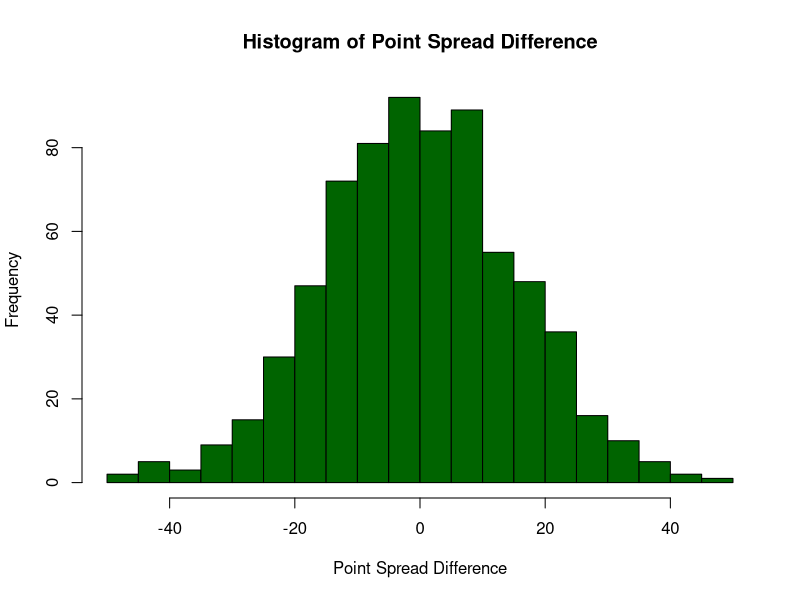
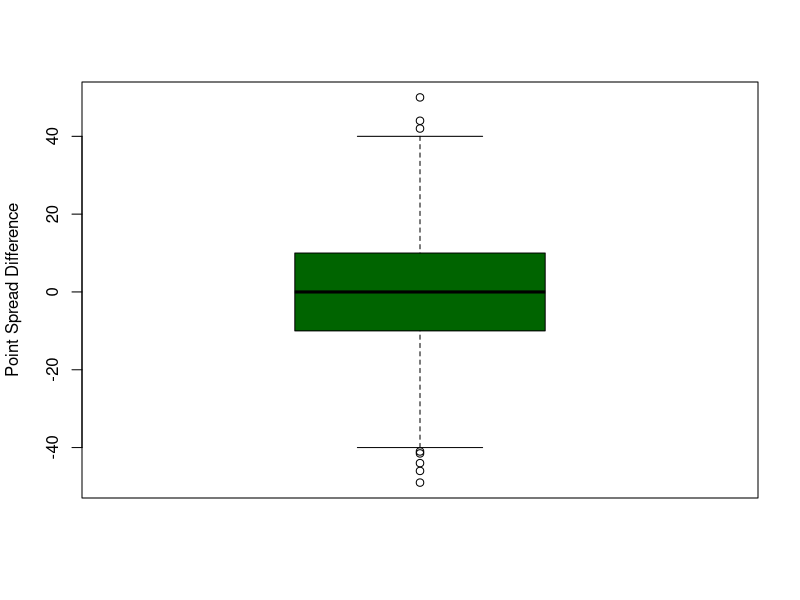
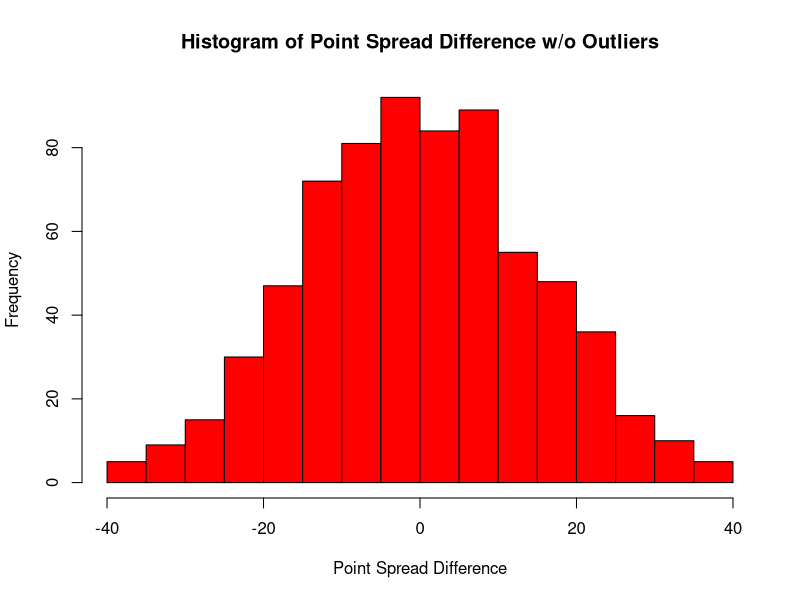
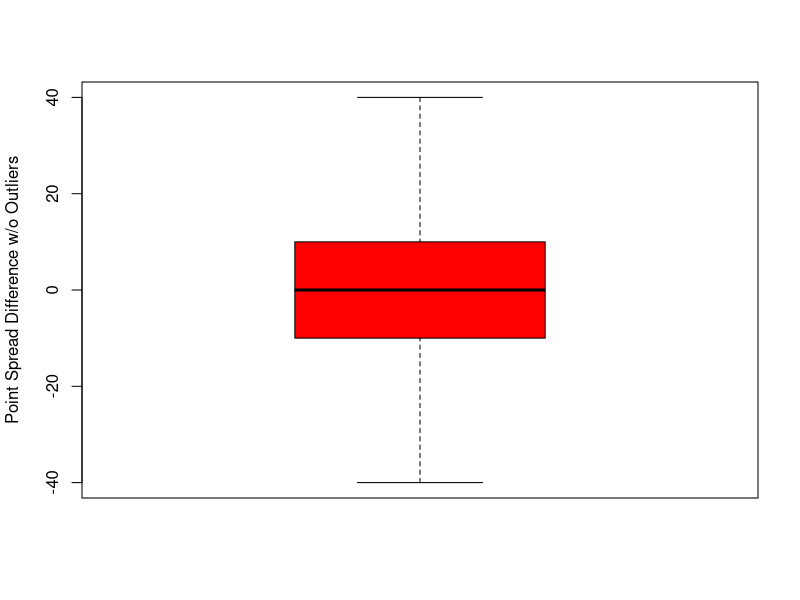
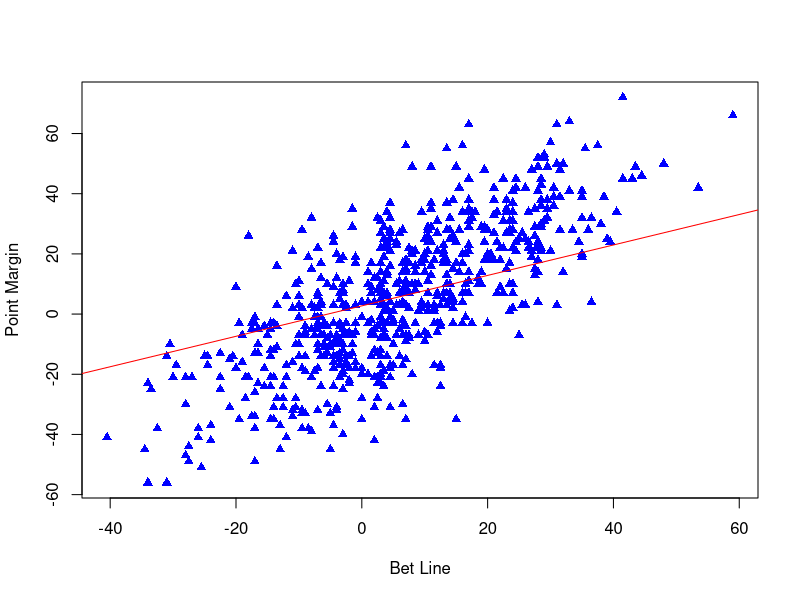

Recreate these plots in R, in order.
Data <- read.csv('cfb2013lines.csv', header = TRUE)
Data <- as.data.frame(Data)
names(Data) <- c('Date', 'Visitor', 'VisitorScore', 'HomeTeam', 
                'HomeScore', 'PointSpread', 'WinMargin', 'PointMargin', 'PointSpreadDiff', 'VisitorWin')
head(Data)
tail(Data)

hist(Data$PointSpreadDiff, breaks = 25, xlab = "Point Spread Difference", ylab = "Frequency", col = "dark green", main = "Histogram of Point Spread Difference")
summary(Data$PointSpreadDiff)
mean(Data$PointSpreadDiff)
sd(Data$PointSpreadDiff)
error <- ((sd(Data$PointSpreadDiff)/sqrt(702))*1.96)
leftCI <- mean(Data$PointSpreadDiff)-error
rightCI <- mean(Data$PointSpreadDiff)+error
leftCI
rightCI

boxplot(Data$PointSpreadDiff, ylab = "Point Spread Difference", col = "dark green")

Data2 <- read.csv('cfb2013linesw-oOutliers.csv', header = TRUE)
Data2 <- as.data.frame(Data2)
names(Data2) <- c('Date', 'Visitor', 'VisitorScore', 'HomeTeam', 
                  'HomeScore', 'PointSpread', 'WinMargin', 'PointMargin', 'PointSpreadDiff', 'VisitorWin')
head(Data2)

hist(Data2$PointSpreadDiff, breaks = 25, xlab = "Point Spread Difference", ylab = "Frequency", col = "red", main = "Histogram of Point Spread Difference w/o Outliers")
summary(Data2$PointSpreadDiff)
mean(Data2$PointSpreadDiff)
sd(Data2$PointSpreadDiff)

boxplot(Data2$PointSpreadDiff, ylab = "Point Spread Difference w/o Outliers", col = "red")

error2 <- ((sd(Data2$PointSpreadDiff)/sqrt(694))*1.96)
leftCI2 <- mean(Data2$PointSpreadDiff)-error
rightCI2 <- mean(Data2$PointSpreadDiff)+error
leftCI2
rightCI2

plot(Data$PointSpread, Data$PointMargin, pch = 17, xlab = "Bet Line", ylab = "Point Margin", col = "blue")
fit <- lm(Data$PointSpread ~ Data$PointMargin)
fit
abline(fit, col = "red")
summary(fit)
